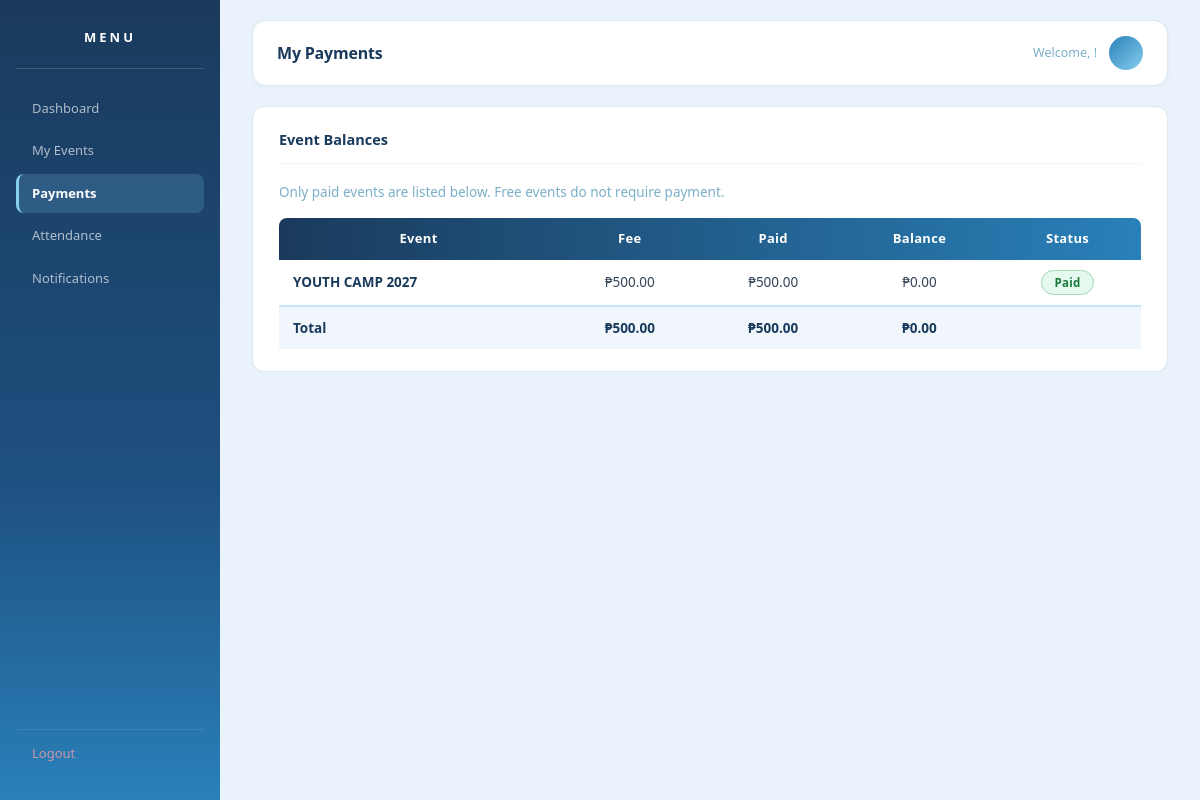
/user_payments.php (signed in), run on an earlier commit of the app's database.
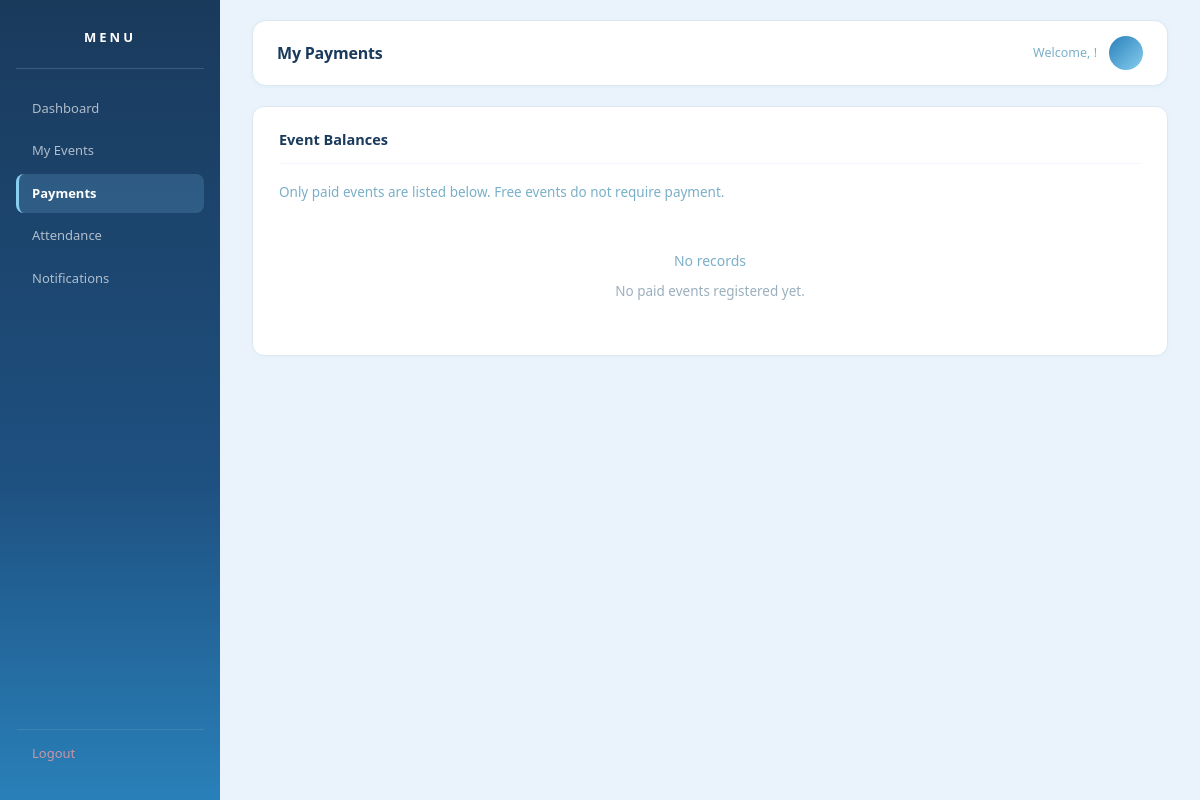
And on a later commit of the database.
### tables this page shows
CREATE TABLE `events` (
  `id` int(11) NOT NULL,
  `event_name` varchar(150) NOT NULL,
  `description` text DEFAULT NULL,
  `event_date` datetime NOT NULL,
  `event_end_date` datetime DEFAULT NULL,
  `location` varchar(150) DEFAULT NULL,
  `fee` decimal(10,2) DEFAULT 0.00,
  `is_free` tinyint(1) NOT NULL DEFAULT 0,
  `created_at` timestamp NOT NULL DEFAULT current_timestamp()
);

### user_payments.php (the view, shortened to what this page needs)
<?php
require_once "database.php";
$user_id    = $_SESSION['user_id'];
$user_name  = $_SESSION['user_name'] ?? 'User';
$first_name = explode(' ', trim($user_name))[0];
$initials   = strtoupper(substr($first_name, 0, 1));
$stmt = $conn->prepare("
    SELECT
        e.id,
        e.event_name,
        e.fee,
        e.is_free,
        COALESCE(SUM(p.amount_paid),0) AS paid
    FROM registrations r
    JOIN events e ON e.id = r.event_id
    LEFT JOIN payments p ON p.event_id = e.id AND p.user_id = ?
    WHERE r.user_id = ? AND e.is_free = 0
    GROUP BY e.id, e.event_name, e.fee, e.is_free
");
$stmt->bind_param("ii", $user_id, $user_id);
$stmt->execute();
$events = $stmt->get_result();
?>
<!DOCTYPE html>
<html lang="en">
<head>
<link rel="stylesheet" href="user_dashboard.css">
</head>
<body>
<div class="sidebar">
    <h2>MENU</h2>
    <a href="user_dashboard.php">Dashboard</a>
    <a href="user_events.php">My Events</a>
    <a href="user_payments.php" class="active">Payments</a>
    <a href="user_attendance.php">Attendance</a>
    <a href="user_notifications.php">Notifications</a>
    <a href="logout.php" class="logout">Logout</a>
</div>
<div class="main">
    <div class="header">
        <h1>My Payments</h1>
        <div class="header-right">
            <span>Welcome, <?= htmlspecialchars($first_name) ?>!</span>
            <div class="avatar"><?= $initials ?></div>
        </div>
    </div>
    <div class="container">
        <div class="section">
            <h2>Event Balances</h2>
            <p class="note">Only paid events are listed below. Free events do not require payment.</p>
            <?php
            $total_fee     = 0;
            $total_paid    = 0;
            $total_balance = 0;
            $rows = [];
            while ($e = $events->fetch_assoc()) {
                $balance = $e['fee'] - $e['paid'];
                if ($e['paid'] == 0)     { $status = 'Unpaid';  $class = 'unpaid'; }
                elseif ($balance > 0)    { $status = 'Partial'; $class = 'partial'; }
                else                     { $status = 'Paid';    $class = 'paid'; }
                $total_fee     += $e['fee'];
                $total_paid    += $e['paid'];
                $total_balance += $balance;
                $rows[] = compact('e', 'balance', 'status', 'class');
            }
            ?>
            <?php if (!empty($rows)): ?>
            <table>
                <thead>
                    <tr>
                        <th>Event</th>
                        <th>Fee</th>
                        <th>Paid</th>
                        <th>Balance</th>
                        <th>Status</th>
                    </tr>
                </thead>
                <tbody>
                <?php foreach ($rows as $r):
                    $e = $r['e'];
                ?>
                <tr>
                    <td><?= htmlspecialchars($e['event_name']) ?></td>
                    <td>₱<?= number_format($e['fee'], 2) ?></td>
                    <td>₱<?= number_format($e['paid'], 2) ?></td>
                    <td>₱<?= number_format($r['balance'], 2) ?></td>
                    <td><span class="badge <?= $r['class'] ?>"><?= $r['status'] ?></span></td>
                </tr>
                <?php endforeach; ?>
                </tbody>
                <tfoot>
                    <tr>
                        <td>Total</td>
                        <td>₱<?= number_format($total_fee, 2) ?></td>
                        <td>₱<?= number_format($total_paid, 2) ?></td>
                        <td>₱<?= number_format($total_balance, 2) ?></td>
                        <td></td>
                    </tr>
                </tfoot>
            </table>
            <?php else: ?>
            <div class="empty-state">
                <span style="font-size:14px;display:block;margin-bottom:10px;color:#7aafc8;">No records</span>
                No paid events registered yet.
            </div>
            <?php endif; ?>
        </div>
    </div>
</div>
</body>
</html>

What changed in the data, as far as the page shows it:
removed events: event_name "YOUTH CAMP 2027", fee "500.00", paid "500.00", balance "0.00", status "Paid"
Also different on the page:
$total_fee: "500.00" → (not shown)
$total_paid: "500.00" → (not shown)
$total_balance: "0.00" → (not shown)
text no longer shown: "Event Fee Paid Balance Status Total ₱ ₱ ₱"
text now shown: "No records No paid events registered yet."
